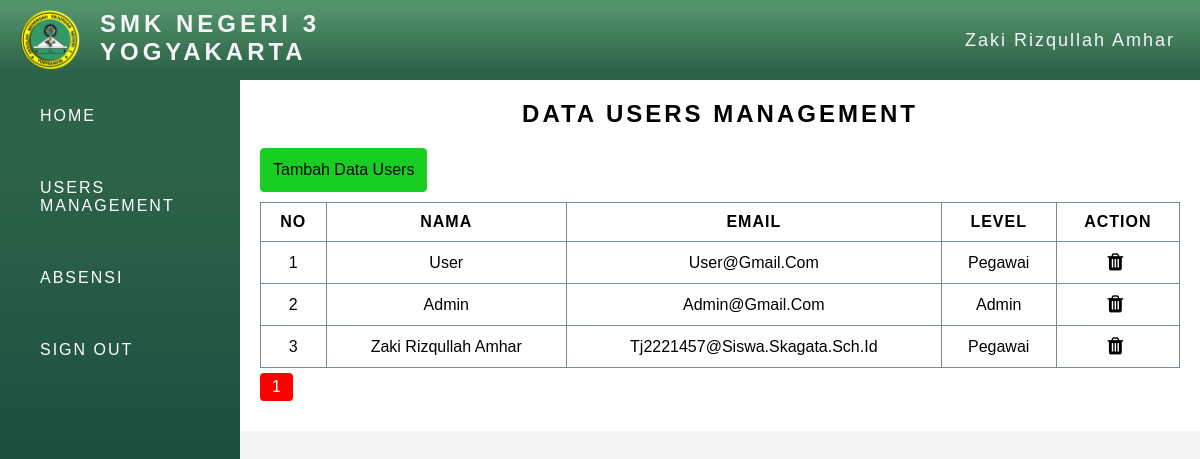
Page /admin/users-management.php (signed in) on the committed database.
### tables this page shows
CREATE TABLE `tb_users` (
  `id` int(11) NOT NULL,
  `nama` varchar(225) NOT NULL,
  `email` varchar(225) NOT NULL,
  `password` varchar(225) NOT NULL,
  `id_level` int(11) NOT NULL,
  `created_at` timestamp NOT NULL DEFAULT current_timestamp() ON UPDATE current_timestamp()
);

CREATE TABLE `level` (
  `level_id` int(11) NOT NULL,
  `level_name` varchar(255) NOT NULL
);

### function.php (called while the page is built, shortened)
<?php
    $config = mysqli_connect("localhost", "root", "", "absensi") or die;
    function query($query) {
        global $config;
        $result = mysqli_query($config, $query);
        $rows = [];
        while ($row = mysqli_fetch_assoc($result)) {
            $rows[] = $row;
        }
        return $rows;
    }
?>

### admin/users-management.php (the view, shortened to what this page needs)
<?php include "template/header-admin.php" ?>
<?php
    $dataPerPage = 5;
    $jumlahData = count(query("SELECT * FROM tb_users"));
    $jumlahHalaman = ceil($jumlahData / $dataPerPage);
    $isActive = (isset($_GET["page"])) ? $_GET["page"] : 1 ;
    $awalData = ($dataPerPage * $isActive ) - $dataPerPage;
    $users = query("SELECT * FROM tb_users INNER JOIN level ON level.level_id = tb_users.id_level ORDER BY id DESC LIMIT $awalData, $dataPerPage" );
?>
        <div class="table-content">
                    <h2 class="section-title">Data Users Management</h2>
                    <div class="btn-add">
                        <a href="#" class="add-kegiatan">Tambah Data Users</a>
                    </div>
                <div class="table">
                    <table>
                        <tr>
                            <th>no</th>
                            <th>Nama</th>
                            <th>email</th>
                            <th>level</th>
                            <th>action</th>
                        </tr>
                        <tr>
                        <?php $no =1; ?>
                        <?php foreach($users as $users) : ?>
                            <td><?= $no++; ?></td>
                            <td><?= $users["nama"] ?></td>
                            <td><?= $users["email"]?></td>
                            <td><?= $users["level_name"] ?></td>
                            <td>
                            <a href="hapus-users.php?id=<?= $users["id"] ?>" onclick = "return confirm('apakah anda yakin ?')" ><i class="fa fa-trash"></i></a>
                            </td>
                        </tr>
                        <?php endforeach; ?>
                    </table>
                    <div class="pagination">
                    <?php for($i=1; $i <= $jumlahHalaman; $i++) : ?>
                        <?php if($i == $isActive) : ?>
                            <a class="page" style="background-color:red;" href="?page=<?=$i ?>"><?= $i?></a>
                        <?php else : ?>
                            <a class="page" href="?page=<?=$i ?>"><?= $i?></a>
                        <?php endif; ?>
                    <?php endfor; ?>
                    </div>
                </div>
                </div>
        </div>
    </div>
<?php include "template/footer.php" ?>

### css/app.css (style rules this page uses)
* { margin: 0; padding: 0; box-sizing: border-box; }
body { font-family: 'Arial', sans-serif; background-color: #f4f4f4; margin: 0; }
.section-title { padding-bottom: 20px; text-align: center; margin: 0 auto; text-transform: uppercase; letter-spacing: 3px; }
.table-content { display: flex; flex-direction: column; width: 100%; }
.add-kegiatan { display: inline-block; border: 1px solid rgb(24, 206, 34); padding: 12px 12px; background-color: rgb(24, 206, 34); text-decoration: none; color: rgb(8, 8, 8); border-radius: 4px; }
.table { padding: 10px 0px; width: 100%; overflow-x: scroll; }
table { table-layout: auto; width: 100%; border-collapse: collapse; }
th, td { border: 1px solid lightslategray; padding: 10px; text-align: center; text-transform:capitalize; }
td a { text-decoration: none; color: black; }
th { text-transform: uppercase; letter-spacing: 1px; }
.fa { font-size: 20px; margin-right: 5px; text-align: center; }
.page { display: inline-block; padding: 5px 12px; background-color: lightblue; margin-top: 5px; color: white; text-decoration: none; border-radius: 4px; }

### rows in the picture
tb_users: nama "User", email "User@gmail.com", id_level.level_name "Pegawai"
tb_users: nama "Admin", email "Admin@gmail.com", id_level.level_name "Admin"
tb_users: nama "Zaki Rizqullah Amhar", email "Tj2221457@siswa.skagata.sch.id", id_level.level_name "Pegawai"

### other values in the picture
$nama "Zaki Rizqullah Amhar"
